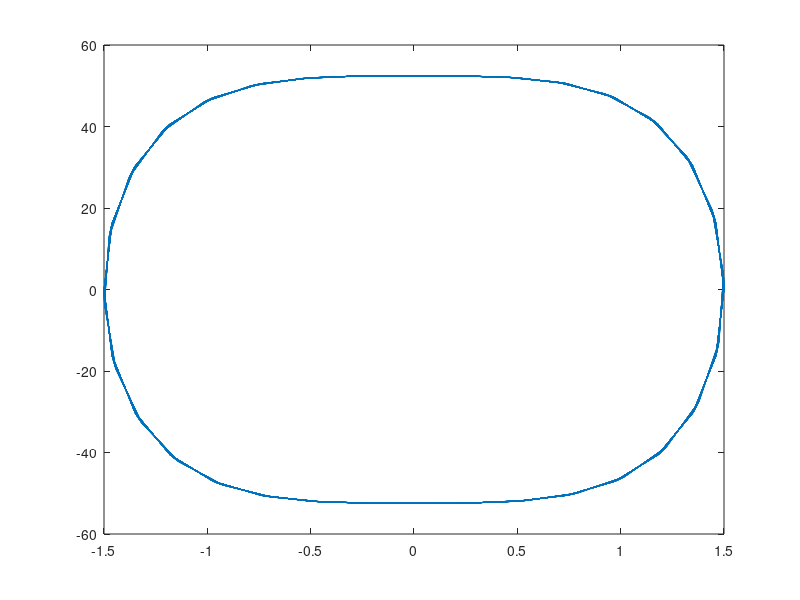

This chart was generated by the following MATLAB code:
u0 = 1.5;
v0 = 0;
s1 = 100;
s2 = 10;
T = 0.15153;
Dt = T/32;
tmax = 50*T;
rango = [0:Dt:tmax];
%
u=[u0];
v=[v0];
a=[];
%
for i = rango
a0 = -s1*(1+s2*u0^2)*u0;% EC. 1
%
u1 = u0 + 1/3*Dt*v0 + 1/18*Dt^2*a0; % EC 2.1
v1 = v0 + 1/3*Dt*a0; % EC 2.2
a1 = -s1*(1+s2*u1^2)*u1;% EC 3
%
u2 = u0 + 1/2*Dt*v0 + 3/40*Dt^2*(2*a0/3 + a1); % EC 4.1
v2 = v0 + 1/8*Dt*a0 + 3/8*Dt*a1; % EC 4.2
a2 = -s1*(1+s2*u2^2)*u2; % EC 5
%
u3 = u0 + 1*Dt*v0 + 1/20*Dt^2*(a0 + 9*a1); % EC 6.1
v3 = v0 + 1/2*Dt*(a0 -3*a1 + 4*a2); % EC 6.2
a3 = -s1*(1+s2*u3^2)*u3; % EC 7
%
u4 = u0 + Dt*v0 + 1/6*Dt^2*(a0 + 2*a2); % EC 8.1
v4 = v0 + 1/6*Dt*(a0 + 4*a2 + a3); % EC 8.2
%
u=[u,u4];
v=[v,v4];
a=[a,a0];
u0=u4;
v0=v4;
endfor

plot(u,v)
